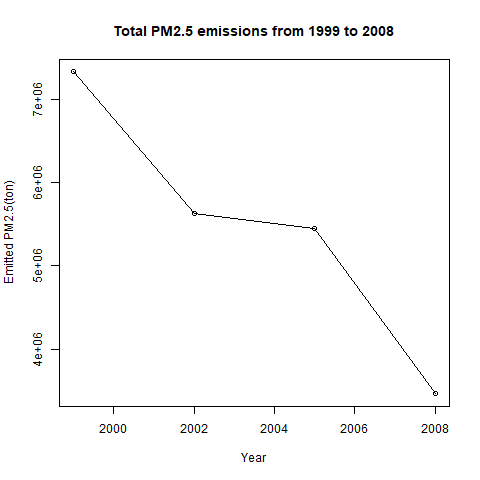

The script that saved this image:
# Question 1, Have total emissions from PM2.5 decreased in the United States from 1999 to 2008? 
# Using the base plotting system, make a plot showing the total PM2.5 emission from all sources 
# for each of the years 1999, 2002, 2005, and 2008.

# Get NEI data
source("dataProvider.R")
NEI <- get_NEI()

# Extract data
year_and_emissions <- NEI[,c(4,6)]

# Calculate pm2.5 emissions per year
emissions_sum_per_year <- sapply(with(year_and_emissions, split(Emissions, year)), sum)

# Plot the first graph
png("./data/plot1.png", bg = "white")
plot(names(emissions_sum_per_year),
     emissions_sum_per_year,
     type = "o",
     main = "Total PM2.5 emissions from 1999 to 2008", 
     xlab = "Year",
     ylab = "Emitted PM2.5(ton)")
dev.off()